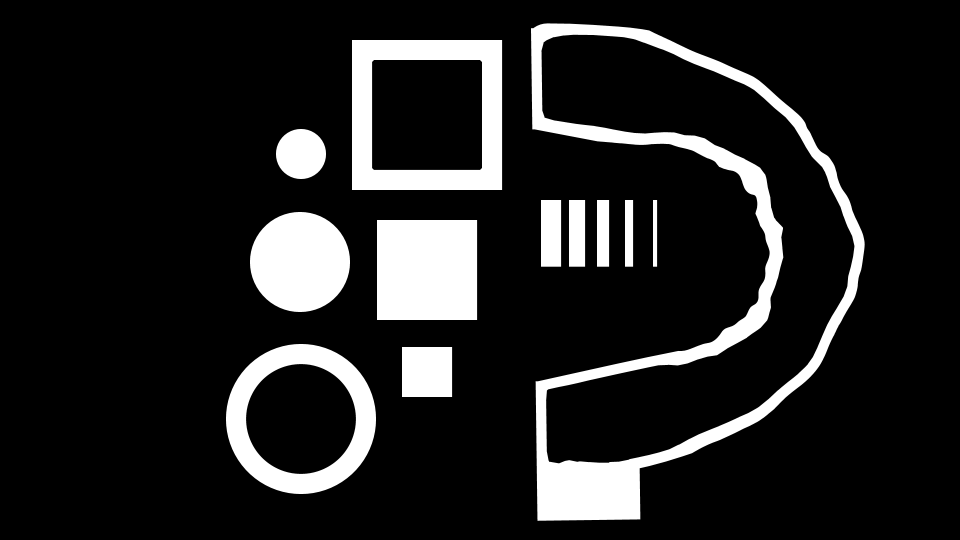
#> input picture 3_core_operations/S000084_P1.png, 1920 x 1080 px (shown at 1/2 size)
$ python test_resize_grayscale.py
#> lines starting #> are read from the running program, lines starting #| are printed output that depends on the picture
# coding: utf-8

import cv2 as cv
import numpy as np

# [39 lines of commented-out code are left out]


k4 = cv.imread('S000084_P1.png', cv.IMREAD_GRAYSCALE)
#> k4 is the input picture: shape (1080, 1920); min 0, max 255, mean 34.3
print(k4)
#> (printed output is left out)

k4_crop = k4[1:, 1:]
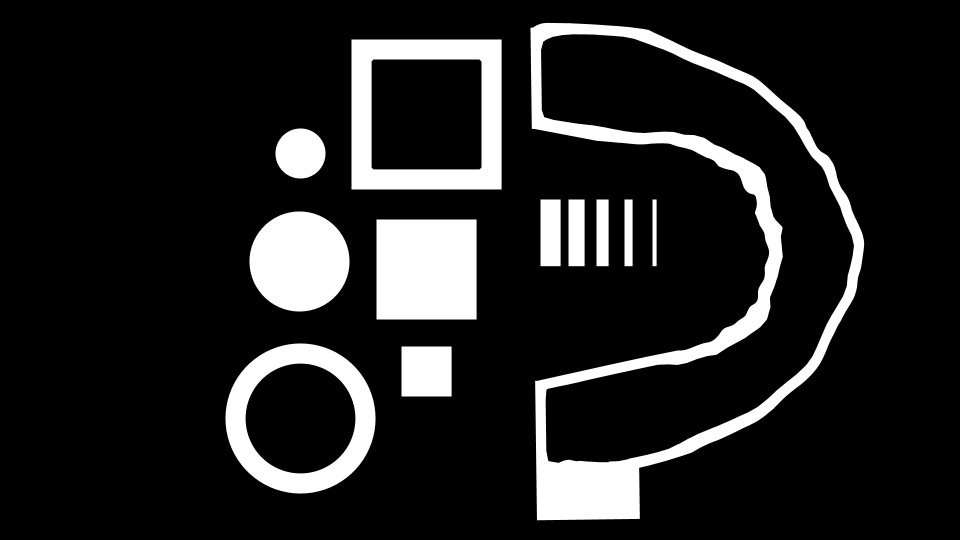
#> k4_crop: shape (1079, 1919) (shown at 1/2 size); min 0, max 255, mean 34.3
# print(k4_c)

target_row, target_col = np.around(k4.shape[:2] / np.sqrt(2)).astype(np.uint32)
#> target_row = 764; target_col = 1358
print(target_col, target_row)
#| 1358 764
k4_resize = cv.resize(k4, (target_col, target_row), interpolation=cv.INTER_AREA)
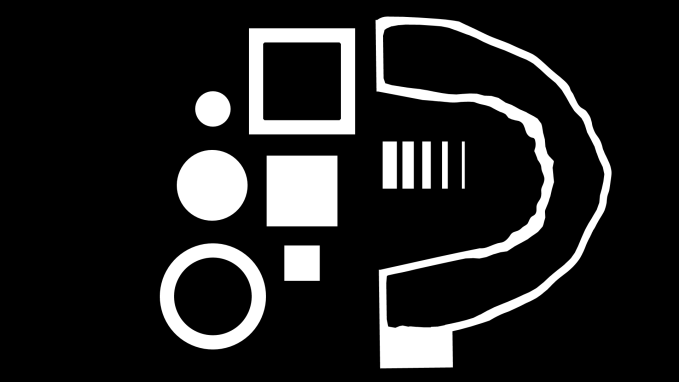
#> k4_resize: shape (764, 1358) (shown at 1/2 size); min 0, max 255, mean 34.3
k4_crop_resize = cv.resize(k4_crop, (target_col, target_row), interpolation=cv.INTER_AREA)

# print(k4_resize)
# print(k4_c_resize)

k8_resize = cv.resize(k4_resize, None, fx=2, fy=2, interpolation=cv.INTER_AREA)
k4_crop_resize = cv.resize(k4_crop_resize, None, fx=2, fy=2, interpolation=cv.INTER_AREA)
#> k4_crop_resize: shape (1528, 2716)
print(k4_crop_resize.shape)
#| (1528, 2716)
exit()
#> (the program exits here)
